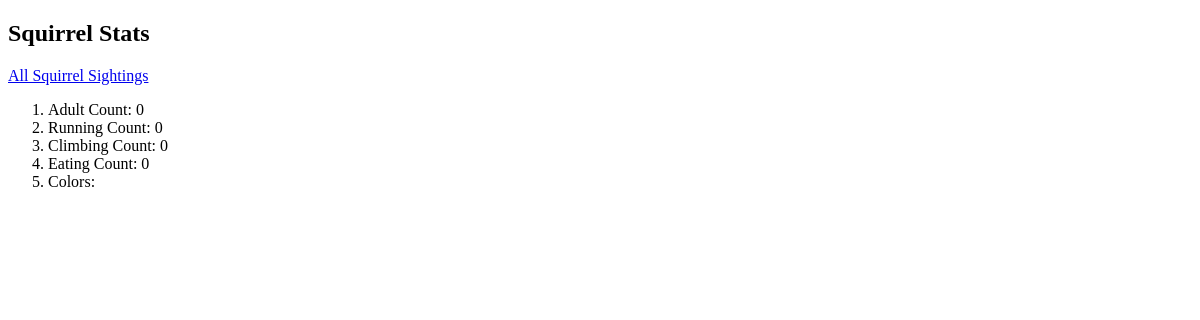
The page /sightings/stats/ on the database as committed earlier.
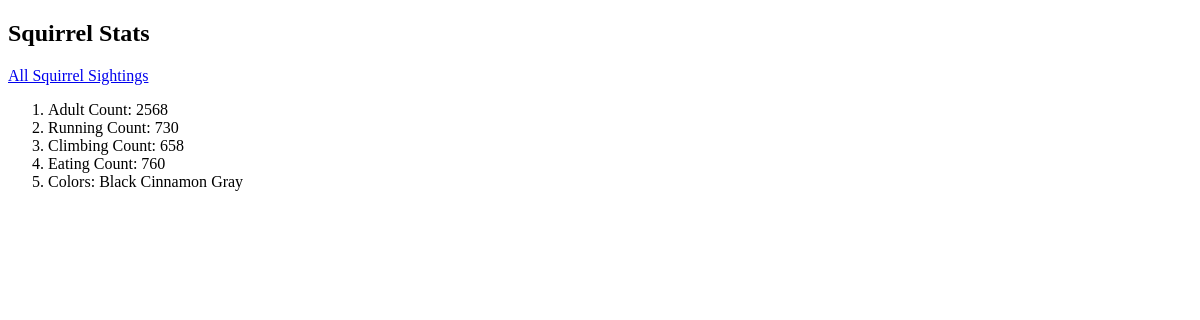
The same page on the database as committed later.
### sightings/models.py (models this page shows, shortened)
class Sq(models.Model):
    X=models.CharField(
        help_text=_('x'),
        max_length=100,
        default=None,
    )
    Y=models.CharField(
        help_text=_('y'),
        max_length=100,
        default=None,
    )
    uid=models.CharField(
        help_text=_('unique squirrel id'),
        max_length=100,
    )
    hectare=models.CharField(
        help_text=_('hectare'),
        max_length=100,
        default=None,
    )
    AM='am'
    PM='pm'
    SHIFT_CHOICE=(
        (AM,'AM'),
        (PM,'PM'),
    )
    shift=models.CharField(
        help_text=_('shift'),
        max_length=2,
        choices=SHIFT_CHOICE,
        default=AM,
    )
    date=models.DateField(
        help_text=_('date'),
        default=None,
    )
    hectarenumber=models.CharField(
        help_text=_('hectare squirrel number'),
        max_length=100,
        default=None,
    )
    ADULT='adult'
    JUVENILE='juvenile'
    AGE_CHOICES=(
        (ADULT,'Adult'),
        (JUVENILE,'Juvenile'),
    )
    age=models.CharField(
        help_text=_('age'),
        max_length=20,
        choices=AGE_CHOICES,
        default=ADULT,
    )
    color=models.CharField(
        help_text=_('primary color'),
        max_length=100,
        default=None,
    )
    hcolor=models.CharField(
        help_text=_('highlight fur color'),
        max_length=100,
        default=None,
    )
    ccolor=models.CharField(
        help_text=_('combination color'),
        max_length=100,
        default=None,
    )
    cnotes=models.CharField(
        help_text=_('color notes'),
        max_length=100,
        default=None,
    )
    location=models.CharField(
        help_text=_('location'),
        max_length=100,
        default=None,
    )
    measurement=models.CharField(
        help_text=_('measurement'),
        max_length=100,
        default=None,
    )
    slocation=models.CharField(
        help_text=_('specific location'),
        max_length=100,
        default=None,
    )
    TRUE='true'
    FALSE='false'
    choice=(
        (TRUE,'True'),
        (FALSE,'False'),
    )
    running=models.CharField(
        help_text=_('running'),
        max_length=10,
        choices=choice,
        default=FALSE,
    )
    chasing=models.CharField(
        help_text=_('chasing'),
        max_length=10,
        choices=choice,
        default=FALSE,
    )
    climbing=models.CharField(
        help_text=_('climbing'),
        max_length=10,
        choices=choice,
        default=FALSE,
    )
    eating=models.CharField(
        help_text=_('eating'),
        max_length=10,
        choices=choice,
        default=FALSE,
    )
    foraging=models.CharField(
        help_text=_('foraging'),
        max_length=10,
        choices=choice,
        default=FALSE,
    )
    otheract=models.CharField(
        help_text=_('other activities'),
        max_length=100,
        default=None,
    )
    kuks=models.CharField(
        help_text=_('kuks'),
        max_length=10,
        choices=choice,
        default=FALSE,
    )
    quaas=models.CharField(
        help_text=_('quaas'),
        max_length=10,
        choices=choice,
        default=FALSE,
    )
    moans=models.CharField(
        help_text=_('moans'),
        max_length=10,
        choices=choice,
        default=FALSE,
    )
    tflag=models.CharField(
        help_text=_('tail flags'),
        max_length=10,
        choices=choice,
        default=FALSE,
    )
    ttwitch=models.CharField(
        help_text=_('tail twitches'),
        max_length=10,
        choices=choice,
        default=FALSE,
    )
    approach=models.CharField(
        help_text=_('approach'),
        max_length=10,
        choices=choice,
        default=FALSE,
    )
    idiff=models.CharField(
        help_text=_('indifference'),
        max_length=10,
        choices=choice,
        default=FALSE,
    )
    runsfrom=models.CharField(
        help_text=_('runs from'),
        max_length=10,
        choices=choice,
        default=FALSE,
    )
    otherinter=models.CharField(
        help_text=_('other interactions'),
        max_length=100,
        default=None,
    )
    ll=models.CharField(
        help_text=_('lat/long'),
        max_length=100,
        default=None,
    )
    zc=models.CharField(
        help_text=_('zip codes'),
        max_length=100,
        default=None,
    )
    cdistricts=models.CharField(
        help_text=_('community districts'),
        max_length=100,
        default=None,
    )
    bb=models.CharField(
        help_text=_('borough boundaries'),
        max_length=100,
        default=None,
    )
    ccd=models.CharField(
        help_text=_('city council districts'),
        max_length=100,
        default=None,
    )
    pp=models.CharField(
        help_text=_('police precincts'),
        max_length=100,
        default=None,
    )

### sightings/views.py (the view)
# urls.py: path('stats/', views.stats),
def stats(request):
    sqs = Sq.objects.all()
    adultCount = 0
    colorSet = set()
    runningCount = 0
    climbingCount = 0
    eatingCount = 0
    for sq in sqs:
        if sq.age == 'Adult':
            adultCount += 1
        if sq.color != None and sq.color != "":
            colorSet.add(sq.color)
        if sq.running == 'true':
            runningCount += 1
        if sq.climbing == 'true':
            climbingCount += 1
        if sq.eating == 'true':
            eatingCount += 1
    context = {
        'adultCount': adultCount,
        'colors': list(colorSet),
        'runningCount': runningCount,
        'climbingCount': climbingCount,
        'eatingCount': eatingCount,
    }
    return render(request, 'sightings/stats.html', context)

### sightings/templates/sightings/stats.html
<!DOCTYPE html>
<html>
<body>
<h2>Squirrel Stats</h2>
<a href="{% url "squirrel_all" %}">All Squirrel Sightings</a>
<ol>
    <li>Adult Count: {{ adultCount }}</li>
    <li>Running Count: {{ runningCount }}</li>
    <li>Climbing Count: {{ climbingCount }}</li>
    <li>Eating Count: {{ eatingCount }}</li>
    <li>Colors: {% for color in colors %} {{ color }} {% endfor %}</li>
</ol>
</body>
</html>

Rows that differ between the two databases and show on the page:
added Sq: colors "Black"
added Sq: colors "Cinnamon"
added Sq: colors "Gray"
Other text that changed with them:
{{ adultCount }}: "0" → "2568"
{{ runningCount }}: "0" → "730"
{{ climbingCount }}: "0" → "658"
{{ eatingCount }}: "0" → "760"
